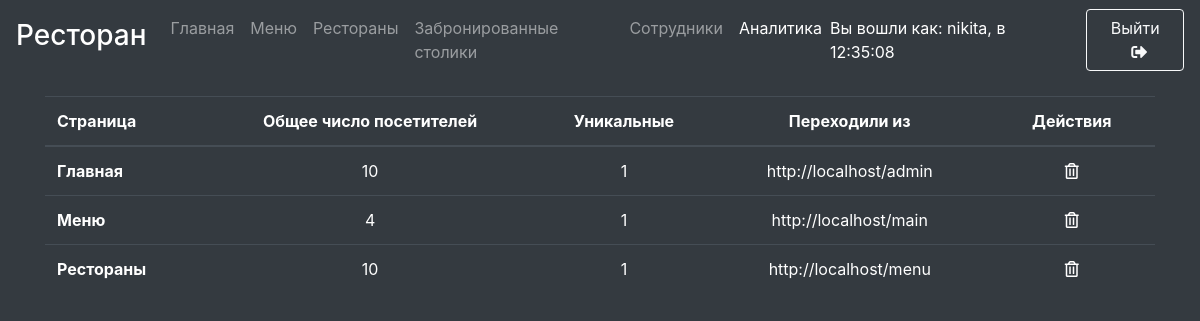
The page /admin.php (signed in) on the database its author committed.
### tables this page shows
CREATE TABLE `pages` (
  `page_id` int(11) NOT NULL AUTO_INCREMENT,
  `page_url` varchar(60) NOT NULL,
  `page_title` varchar(100) DEFAULT NULL,
  PRIMARY KEY (`page_id`)
);

CREATE TABLE `analytics` (
  `visitor_id` int(11) NOT NULL AUTO_INCREMENT,
  `visitor_ip` varchar(12) NOT NULL,
  `visited_page_id` int(11) NOT NULL,
  `visited_this_page` int(11) NOT NULL DEFAULT 0,
  `visitor_ref` text NOT NULL,
  PRIMARY KEY (`visitor_id`)
);

### config/config.php (called while the page is built)
<?
    $_CONFIG = [
        'DATABASE' => [
            'HOST' => 'localhost',
            'NAME' => 'lab2',
            'USERNAME' => 'root',
            'PASS' => '',
            'CHARSET' => 'utf8',
            'CONNECT' => $_SERVER['DOCUMENT_ROOT'] . '/core/database/db-connect.php'
        ],
        'SRC_PATH' => $_SERVER['DOCUMENT_ROOT'] . '/core/src/',
        'FUNCTIONS_PATH' => $_SERVER['DOCUMENT_ROOT'] . '/core/functions/',
        'TEMPLATES' => [
            'HEADER' => $_SERVER['DOCUMENT_ROOT'] . '/core/templates/header.php',
            'FOOTER_ALL_SCRIPTS' => $_SERVER['DOCUMENT_ROOT'] . '/core/templates/footer-all-scripts.php',
            'FOOTER_BOOTSTRAP' => $_SERVER['DOCUMENT_ROOT'] . '/core/templates/footer-bootstrap-scripts.php',
            'FOOTER_CRUD' => $_SERVER['DOCUMENT_ROOT'] . '/core/templates/footer-crud.php',
        ],
        'ANALITYCS' => [
            'MODULE_FOLDER' => $_SERVER['DOCUMENT_ROOT'] . '/core/magic/analitycs',
            'FULL_PATH_TO_MODULE' => $_SERVER['DOCUMENT_ROOT'] . '/core/magic/analitycs/analytics.php',
            'DEL' => 'core/magic/analitycs/delete-page',
        ],
        'RESERVATIONS' => [
            'MODULE_FOLDER' => $_SERVER['DOCUMENT_ROOT'] . '/core/magic/reservations',
            'HANDLE' => 'core/magic/reservations/handle-reservation',
            'CPY' => 'core/magic/reservations/copy-reservation',
            'DEL' => 'core/magic/reservations/delete-reservation',
            'OLD' => 'core/magic/reservations/delete-old-reservations',
        ],
        'EMPLOYEES' =>[
            'MODULE_FOLDER' => $_SERVER['DOCUMENT_ROOT'] . '/core/magic/employees',
            'HANDLE' => 'core/magic/employees/handle-employee',
            'CPY' => 'core/magic/employees/copy-employee',
            'DEL' => 'core/magic/employees/delete-employee',
            'PATH_TO_PHOTOS' => 'uploads/employees/',
            'FULL_PATH_TO_PHOTOS' => $_SERVER['DOCUMENT_ROOT'] . '/uploads/employees/',
            'IMAGE_W' => 100,
            'IMAGE_H' => 100
        ],
    ];

### admin.php (the view, shortened to what this page needs)
<?php
  if (!isset($_SESSION['login'])){
    header('HTTP/1.0 404 Not Found');
    header('Status: 404 Not Found');
  }
  else{
    require_once($_SERVER['DOCUMENT_ROOT'] . "/config/config.php");
?>
  <main role="main" id="main" style="min-height: 100vh" <? if (isset($_SESSION['login'])) echo "class=\"bg-dark\"";?>>
      <div class="mt-5 container">
          <? if ((!isset($_SESSION['login']) || ($db == NULL))):
              ?>
              <h1>
                Вы должны зайти в аккаунт чтобы просмотреть содержимое!
              </h1>
          <? elseif ($db):
              $pages = $db->query("SELECT * FROM pages");
          ?>
          <table class="table table-dark">
            <thead>
              <tr>
                <th scope="col">Страница</th>
                <th scope="col" class="text-center">Общее число посетителей</th>
                <th scope="col" class="text-center">Уникальные</th>
                <th scope="col" class="text-center">Переходили из</th>
                <th scope="col" class="text-center">Действия</th>
              </tr>
            </thead>
            <tbody>
              <? foreach($pages as $key => $page){
                  $page_id = $page["page_id"];?>
                  <tr>
                      <th scope="row"><a href="<?=$page["page_url"]?>"><?=$page["page_title"]?></a></th>
                      <td class="text-center">
                      <?
                        $count = 0;
                        $str = $db->prepare("SELECT visited_this_page FROM analytics WHERE visited_page_id = $page_id");
                        $str->execute();
                        $result = $str->fetchAll(PDO::FETCH_ASSOC);
                        foreach ($result as $value) {
                          $count += (int)$value["visited_this_page"];
                        }
                        echo $count;
                      ?>
                      </td>
                      <td class="text-center">
                      <?
                        $str = $db->prepare("SELECT visitor_id FROM analytics WHERE visited_page_id = $page_id");
                        $str->execute();
                        $result = $str->fetchAll(PDO::FETCH_ASSOC);
                        echo count($result);
                      ?>
                      </td>
                      <td class="text-center" style="width: 25%; ">
                      <?
                        $str = $db->prepare("SELECT visitor_ref FROM analytics WHERE visited_page_id = $page_id");
                        $str->execute();
                        $result = $str->fetchAll(PDO::FETCH_ASSOC);
                        foreach ($result as $key => $value) {
                          if ($key == 0)
                            echo "<a href=\"".$value["visitor_ref"]."\">".$value["visitor_ref"]."</a>";
                          else
                            echo ", <a href=\"".$value["visitor_ref"]."\">".$value["visitor_ref"]."</a>";
                        }
                      ?>
                      </td>
                      <td class="text-center" style="width: 15%; ">
                        <a title="Удалить" href="<?=$_CONFIG['ANALITYCS']['DEL']?>?id=<?=$page_id?>" class="text-white" rel="nofollow"><i class="far fa-trash-alt"></i></a>
                      </td>
                  </tr>
              <?}?>
            </tbody>
          </table>
          <?endif;?>
      </div>
  </main>
  <?
}?>

### core/src/css/main.css (style rules this page uses)
body { color: #5a5a5a; background-color: #f7ffb725; }
main { padding: 3rem 0 2rem; }
body { min-height: 100vh; }
table a { color: inherit!important; }

### core/src/css/all.css (style rules this page uses)
.fa, .fas, .far, .fal, .fad, .fab { -moz-osx-font-smoothing: grayscale; -webkit-font-smoothing: antialiased; display: inline-block; font-style: normal; font-variant: normal; text-rendering: auto; line-height: 1; }
.fa-trash-alt:before { content: "\f2ed"; }
.far { font-family: 'Font Awesome 5 Free'; font-weight: 400; }

### rows shown on the page
pages: page_title "Главная", count "10", count($result) "1"
analytics: visitor_ref "http://localhost/admin"
pages: page_title "Меню", count "4", count($result) "1"
analytics: visitor_ref "http://localhost/main"
pages: page_title "Рестораны", count "10", count($result) "1"
analytics: visitor_ref "http://localhost/menu"

### other values the page prints
$_SESSION['login'] "nikita"
$_SESSION['login_time'] "12:35:08"
